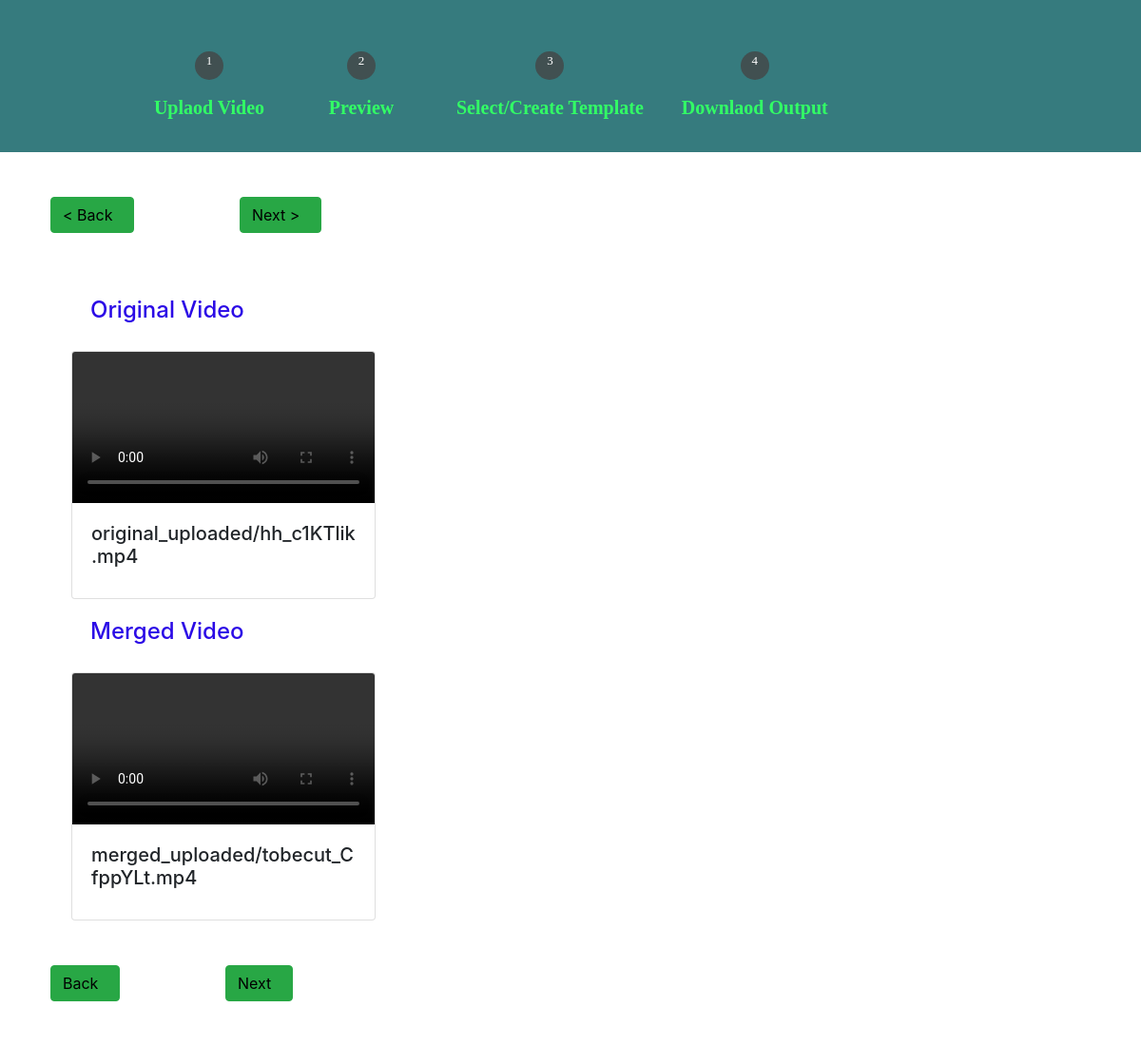
Before: /preview with the older database file.
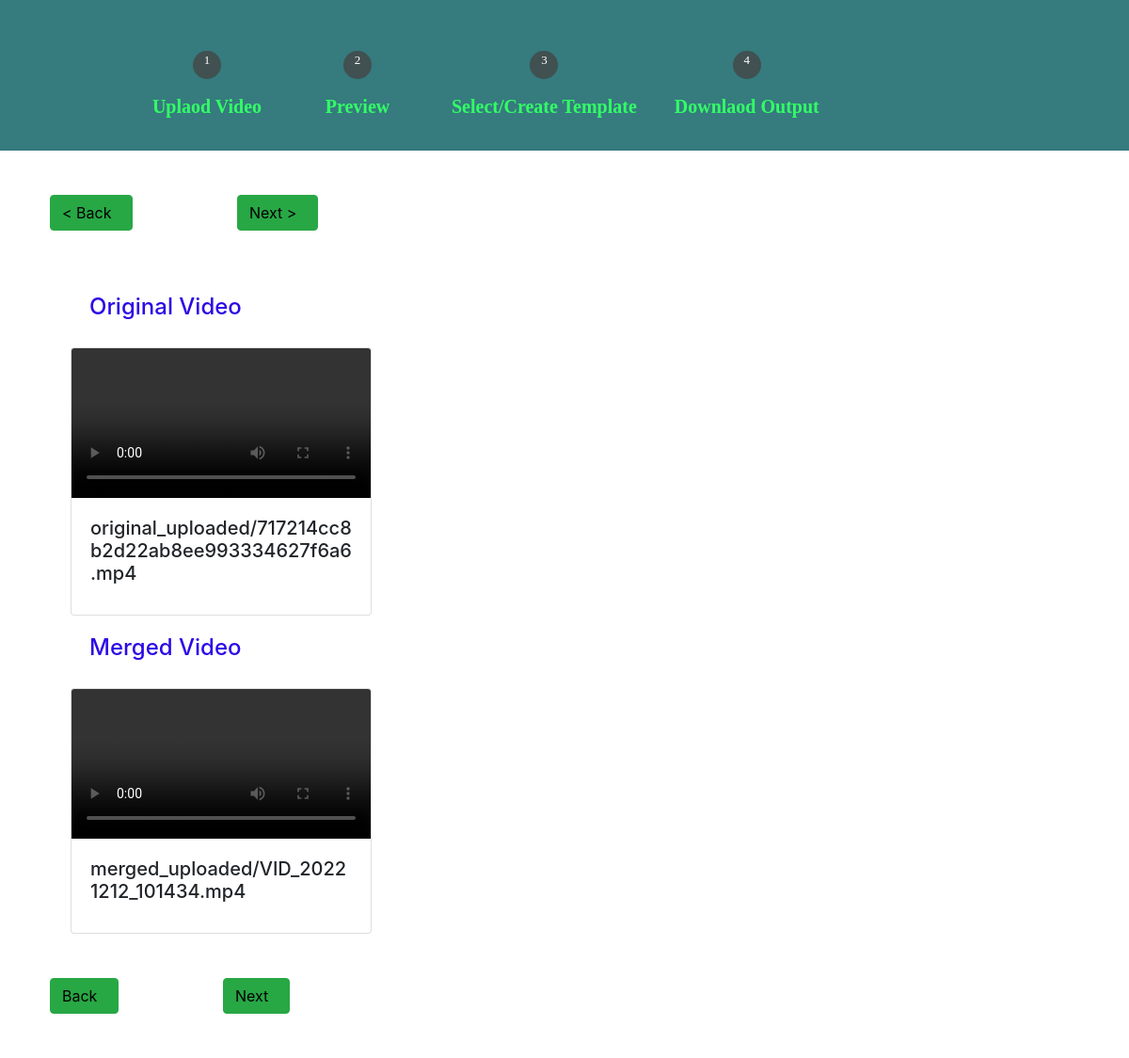
After: the same page with the newer database file.
### merger_tools/models.py (models this page shows)
class O_Video(models.Model):
    original_video = models.FileField(upload_to='original_uploaded',null=True,
        validators=[FileExtensionValidator(allowed_extensions=['MOV','avi','mp4','webm','mkv'])])

class M_Video(models.Model):
    merged_video = models.FileField(upload_to='merged_uploaded',null=True,
        validators=[FileExtensionValidator(allowed_extensions=['MOV','avi','mp4','webm','mkv'])])
    date_uploaded = models.DateTimeField(auto_now_add=True, null=True)

### merger_tools/views.py (the view)
# urls.py: path('preview', views.preview, name='preview'),
def preview(request):
    o_video = O_Video.objects.all()
    m_video = M_Video.objects.all()
    context={'o_video':o_video, 'm_video':m_video}
    return render(request, 'merger_tools/preview.html', context)

### merger_tools/templates/merger_tools/preview.html (shortened to what this page needs)
{% include 'merger_tools/bar.html' %}
{% load static %}
    <div class="sec">
      <div class="btn">
        <button class="btn btn-success"><a href="{% url 'index' %}"> < Back</a></button>
      </div>
      <div class="btn">
        <button class="btn btn-success"><a href="{% url 'templates' %}">Next ></a></button>
      </div>
        <div class="container">
          <h4>Original Video</h4>
          <div class="row align-items-center">
            {% for v in o_video %}
              <form action="" method="POST">
                <div class="col-6">
                  <div class="card">
                    <video src="{{v.original_video.url}}" style="display: block;" class="card-img-top" autoplay controls></video>
                    <div class="card-body">
                      <h5 class="card-title">{{v.original_video}}</h5>
                    </div>
                  </div>
                </div>
              </form>
            {% endfor %}
          </div>
        </div>
        <div class="container ">
          <h4>Merged Video</h4>
          <div class="row align-items-center">
            {% for v in m_video %}
              <form action="" method="POST">
                <div class="col-6">
                  <div class="card">
                    <video src="{{v.merged_video.url}}" style="display: block;" class="card-img-top" autoplay controls></video>
                    <div class="card-body">
                      <h5 class="card-title">{{v.merged_video}}</h5>
                    </div>
                  </div>
                </div>
              </form>
            {% endfor %}
          </div>
        </div>
    </div>
    <div class="btn">
      <button class="btn btn-success"><a href="{% url 'preview' %}">Back</a></button>
    </div>
    <div class="btn">
      <button class="btn btn-success"><a href="{% url 'templates' %}">Next</a></button>
    </div>
</body>
</html>

### merger_tools/templates/merger_tools/bar.html (shortened to what this page needs)
<!DOCTYPE html>
{% load static %}
<html lang="en">
<head>
    <link rel="stylesheet" href="{% static 'css/main.css' %}">
    <link rel="stylesheet" href="https://unicons.iconscout.com/release/v4.0.0/css/line.css">
    <link rel="stylesheet" href="https://cdn.jsdelivr.net/npm/bootstrap@4.0.0/dist/css/bootstrap.min.css">
</head>
<body>
    <div class="main">
        <ul>
            <li>
                <div class="progress one">
                    <p>1</p>
                </div>
                <p class="text">Uplaod Video</p>
            </li>
            <li>
                <div class="progress two">
                    <p>2</p>
                </div>
                <p class="text">Preview</p>
            </li>
            <li>
                <div class="progress three">
                    <p>3</p>
                </div>
                <p class="text">Select/Create Template</p>
            </li>
            <li>
                <div class="progress four">
                    <p>4</p>
                </div>
                <p class="text">Downlaod Output</p>
            </li>
        </ul>
    </div>

### static/css/main.css (style rules this page uses)
* { margin: 0; padding: 0; box-sizing: border-box; }
.main { background-color: rgb(54, 123, 126); width: 100%; display: flex; padding-top: 40px; padding-left: 10%; justify-content: center; align-items: top; font-family: pop; flex-direction: column; }
ul { display: flex; margin-top: 80px; }
ul li { list-style: none; display: flex; flex-direction: column; align-items: center; padding-left: 40px; }
ul li .text { font-size: 20px; font-weight: 600; color: #32ff65; }
ul li .progress { width: 30px; height: 30px; border-radius: 50%; background-color: rgba(68, 68, 68, 0.781); margin: 14px 0; display: grid; place-items: center; color: #fff; position: relative; cursor: pointer; }
.one::after { width: 0; height: 0; }
ul li .progress p { font-size: 13px; }
.btn { margin: 20px; text-align: left; }
.btn a { padding-right: 10px; color: black; }
.card { width: 20rem; }
.card video { max-height: 20rem; width: 100%; }
button { cursor: pointer; }
h4 { padding: 20px; color: deepskyblue; }

### merger_tools/templates/merger_tools/preview.html (style rules this page uses)
.container { margin-right: 0px; width: 100%; }
.container .card { width: 20rem; }
.container h4 { color: rgb(43, 10, 230); }

Changed rows visible on the page:
removed O_Video: original_video "original_uploaded/hh_c1KTlik.mp4"
removed M_Video: merged_video "merged_uploaded/tobecut_CfppYLt.mp4"
added O_Video: original_video "original_uploaded/717214cc8b2d22ab8ee993334627f6a6.mp4"
added M_Video: merged_video "merged_uploaded/VID_20221212_101434.mp4"
